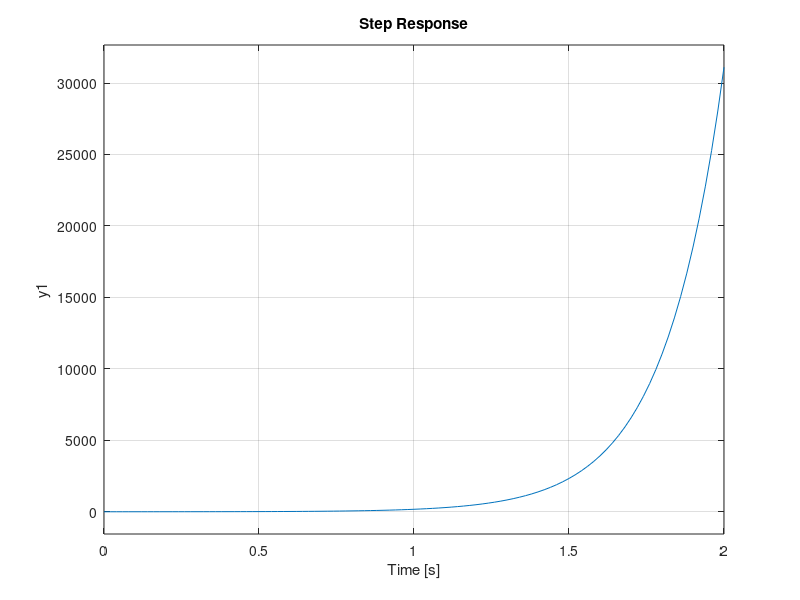

Reproduce this figure in MATLAB.
G1=tf(1,[1 1]);
G2=tf(1,[1 2]);
K1=5;
K2=6;
K3=7;
K4=8;

%considering X(s)
Gs1=G1*K3*G2;
Gs2=feedback(Gs1,K2,+1);
sys1=K1*Gs2;

%considering Y(s)
Gs3=K4*G2;
Gs4=G2*K2*G1*K3;
sys2=feedback(Gs3,Gs4,+1);

sys=sys1+sys2;
step(sys)